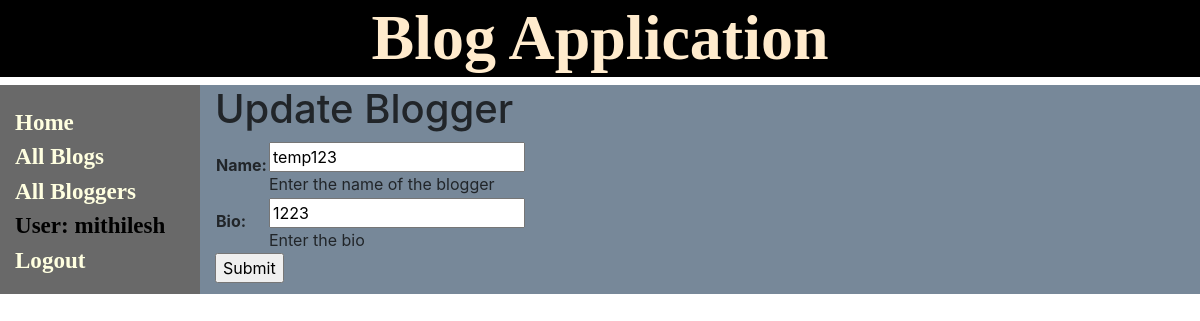
The app's page /blog/blogger/7/update (signed in), older data.
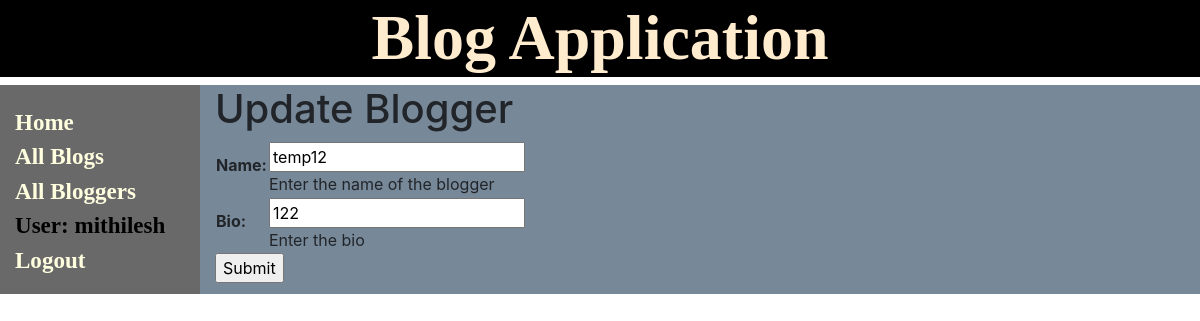
The same page, newer data.
### blog/models.py (models this page shows, shortened)
class Blogger(models.Model):
    name = models.CharField(max_length=200, null=False, blank=False)
    bio = models.CharField(max_length=500, null=False, blank=False)

### blog/views.py (the view)
# urls.py: path('blogger/<int:pk>/update', views.BloggerUpdate, name='blogger-update'),
@login_required
@permission_required('catalog.can_mark_returned', raise_exception=True)
def BloggerUpdate(request, pk):
    blogger = get_object_or_404(Blogger, pk=pk)
    if request.method == 'POST':
        form = UpdateBloggerForm(request.POST)
        if form.is_valid():
            blogger.name = form.cleaned_data['name']
            blogger.bio = form.cleaned_data['bio']
            blogger.save()
            return HttpResponseRedirect(reverse('bloggers'))
    else:
        blogger_original_name = blogger.name
        blogger_original_bio = blogger.bio
        form = UpdateBloggerForm(initial={'name': blogger_original_name,'bio':blogger_original_bio})
    context = {
        'form': form,
        'blogger': blogger,
    }
    return render(request, 'blog/update_blogger.html', context)

### blog/forms.py
class UpdateBloggerForm(forms.Form):
    name = forms.CharField(max_length=200, help_text="Enter the name of the blogger")
    bio = forms.CharField(max_length=500, help_text="Enter the bio")

### blog/templates/blog/update_blogger.html (shortened to what this page needs)
{% extends "base_generic.html" %}
{% block content %}
  <h1>Update Blogger</h1>
  <form action="" method="post">
    <table>
    {{ form.as_table }}
    </table>
    <input type="submit" value="Submit">
  </form>
{% endblock %}

Row changes from the older to the newer data that the page shows:
changed Blogger: name "temp123" → "temp12"; bio "1223" → "122"
